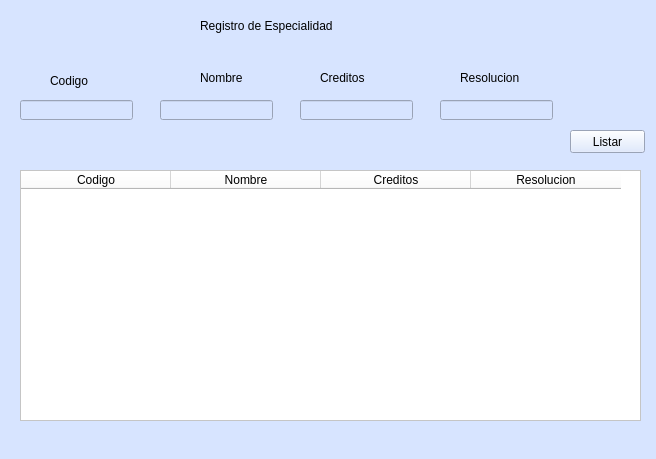
<?xml version="1.0" encoding="UTF-8"?>
<ui version="4.0">
 <class>txtNombre</class>
 <widget class="QMainWindow" name="txtNombre">
  <property name="geometry">
   <rect>
    <x>0</x>
    <y>0</y>
    <width>656</width>
    <height>459</height>
   </rect>
  </property>
  <property name="windowTitle">
   <string>MainWindow</string>
  </property>
  <property name="styleSheet">
   <string notr="true">background-color: rgb(215, 228, 255);</string>
  </property>
  <widget class="QWidget" name="centralwidget">
   <widget class="QPushButton" name="btnListar">
    <property name="geometry">
     <rect>
      <x>570</x>
      <y>130</y>
      <width>75</width>
      <height>23</height>
     </rect>
    </property>
    <property name="styleSheet">
     <string notr="true">font: 12pt &quot;Segoe MDL2 Assets&quot;;</string>
    </property>
    <property name="text">
     <string>Listar</string>
    </property>
   </widget>
   <widget class="QLabel" name="label_2">
    <property name="geometry">
     <rect>
      <x>50</x>
      <y>70</y>
      <width>61</width>
      <height>21</height>
     </rect>
    </property>
    <property name="styleSheet">
     <string notr="true">font: 12pt &quot;Segoe MDL2 Assets&quot;;</string>
    </property>
    <property name="text">
     <string>Codigo</string>
    </property>
   </widget>
   <widget class="QLabel" name="label_5">
    <property name="geometry">
     <rect>
      <x>460</x>
      <y>70</y>
      <width>81</width>
      <height>16</height>
     </rect>
    </property>
    <property name="styleSheet">
     <string notr="true">font: 11pt &quot;Segoe MDL2 Assets&quot;;</string>
    </property>
    <property name="text">
     <string>Resolucion</string>
    </property>
   </widget>
   <widget class="QLabel" name="label_4">
    <property name="geometry">
     <rect>
      <x>320</x>
      <y>70</y>
      <width>61</width>
      <height>16</height>
     </rect>
    </property>
    <property name="styleSheet">
     <string notr="true">font: 11pt &quot;Segoe MDL2 Assets&quot;;</string>
    </property>
    <property name="text">
     <string>Creditos</string>
    </property>
   </widget>
   <widget class="QLineEdit" name="txtResolucion">
    <property name="geometry">
     <rect>
      <x>440</x>
      <y>100</y>
      <width>113</width>
      <height>20</height>
     </rect>
    </property>
   </widget>
   <widget class="QLineEdit" name="txtCodigo">
    <property name="geometry">
     <rect>
      <x>20</x>
      <y>100</y>
      <width>113</width>
      <height>20</height>
     </rect>
    </property>
   </widget>
   <widget class="QLineEdit" name="txtCreditos">
    <property name="geometry">
     <rect>
      <x>300</x>
      <y>100</y>
      <width>113</width>
      <height>20</height>
     </rect>
    </property>
   </widget>
   <widget class="QLabel" name="label">
    <property name="geometry">
     <rect>
      <x>200</x>
      <y>10</y>
      <width>291</width>
      <height>31</height>
     </rect>
    </property>
    <property name="styleSheet">
     <string notr="true">
font: 20pt &quot;Segoe MDL2 Assets&quot;;</string>
    </property>
    <property name="text">
     <string>Registro de Especialidad</string>
    </property>
   </widget>
   <widget class="QLabel" name="label_3">
    <property name="geometry">
     <rect>
      <x>200</x>
      <y>70</y>
      <width>61</width>
      <height>16</height>
     </rect>
    </property>
    <property name="styleSheet">
     <string notr="true">font: 11pt &quot;Segoe MDL2 Assets&quot;;</string>
    </property>
    <property name="text">
     <string>Nombre</string>
    </property>
   </widget>
   <widget class="QTableWidget" name="tblEspecialidad">
    <property name="geometry">
     <rect>
      <x>20</x>
      <y>170</y>
      <width>621</width>
      <height>251</height>
     </rect>
    </property>
    <property name="styleSheet">
     <string notr="true">background-color: rgb(255, 255, 255);</string>
    </property>
    <attribute name="horizontalHeaderDefaultSectionSize">
     <number>150</number>
    </attribute>
    <column>
     <property name="text">
      <string>Codigo</string>
     </property>
    </column>
    <column>
     <property name="text">
      <string>Nombre</string>
     </property>
    </column>
    <column>
     <property name="text">
      <string>Creditos</string>
     </property>
    </column>
    <column>
     <property name="text">
      <string>Resolucion</string>
     </property>
    </column>
   </widget>
   <widget class="QLineEdit" name="txtNombre_2">
    <property name="geometry">
     <rect>
      <x>160</x>
      <y>100</y>
      <width>113</width>
      <height>20</height>
     </rect>
    </property>
   </widget>
  </widget>
  <widget class="QMenuBar" name="menubar">
   <property name="geometry">
    <rect>
     <x>0</x>
     <y>0</y>
     <width>656</width>
     <height>21</height>
    </rect>
   </property>
  </widget>
  <widget class="QStatusBar" name="statusbar"/>
 </widget>
 <resources/>
 <connections/>
</ui>
